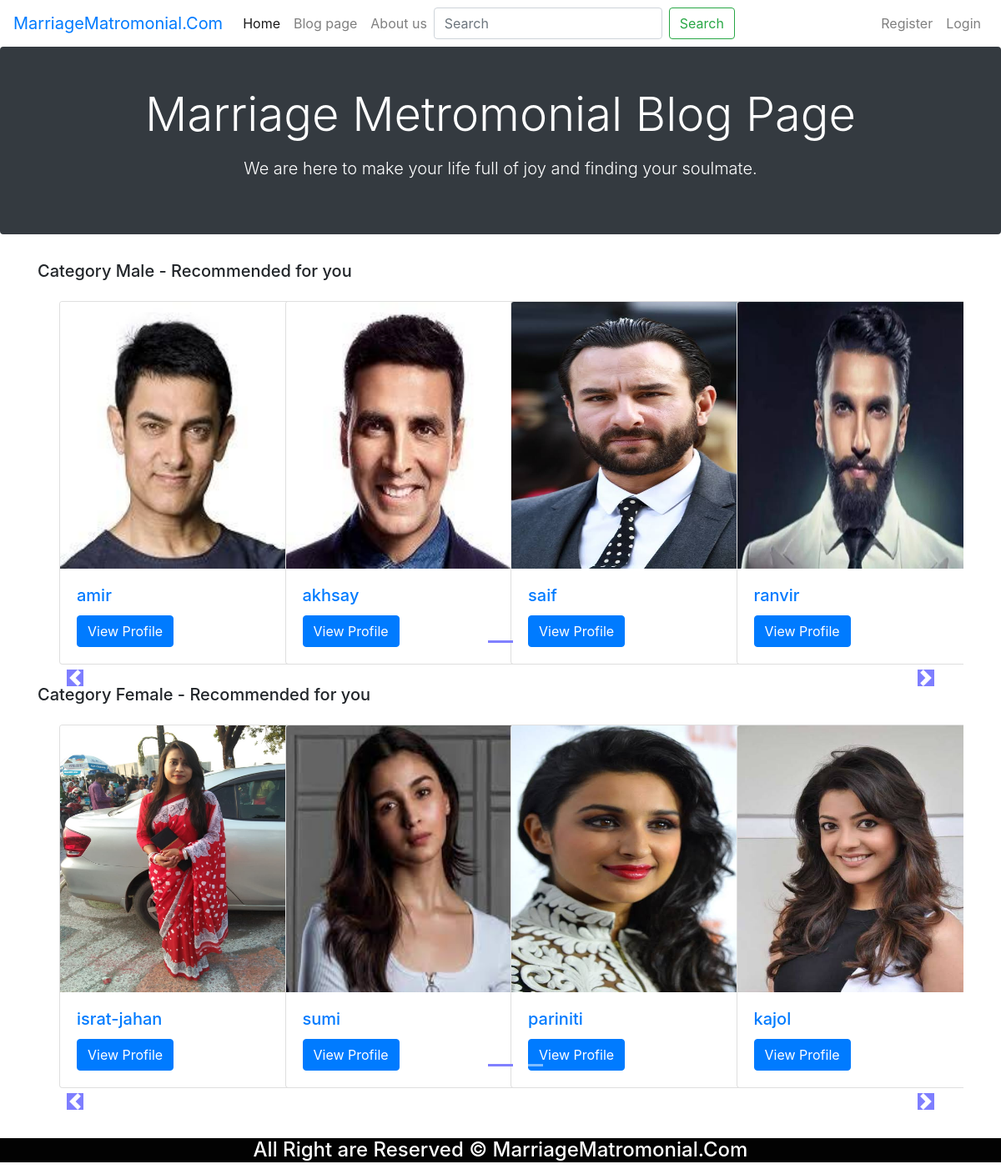
Screenshot of /blog/ with the database file from the repository.
### accounts/models.py (models this page shows, shortened)
class CompletedRegister(models.Model):
    user = models.OneToOneField(User, on_delete=models.PROTECT, default=None)
    nationalID=models.IntegerField(blank=False)
    gender = models.CharField(max_length=20,blank=False)
    phone=models.IntegerField(blank=False)
    birth=models.CharField(max_length=20,blank=False)
    maritalStatus = models.CharField(max_length=30,blank=False)
    Children=models.IntegerField(blank=False,default=0)
    height=models.FloatField(blank=False,default=0.0)
    bodyType=models.CharField(max_length=35,blank=False)
    Complexion=models.CharField(max_length=30,blank=False)
    blodGroup=models.CharField(max_length=35,blank=False)
    religon=models.CharField(max_length=35,blank=False)
    mothertongue=models.CharField(max_length=35,blank=False)
    familyvalue=models.CharField(max_length=35,blank=False)
    father=models.CharField(max_length=35,blank=False)
    mother=models.CharField(max_length=35,blank=False)
    sister=models.IntegerField(blank=False,default=0)
    brother=models.IntegerField(blank=False,default=0)
    education = models.CharField(max_length=50, blank=False)
    universitycollege=models.CharField(max_length=100,blank=False,default="Null")
    profession=models.CharField(max_length=100,blank=False,default="Null")
    designation=models.CharField(max_length=100,blank=False,default="Null")
    currentlivingcourtry=models.CharField(max_length=100,blank=False)
    currentlivingcity=models.CharField(max_length=100,blank=False)
    currentlivingarea=models.CharField(max_length=100,blank=False)
    residentialstatus = models.CharField(max_length=35, blank=False)
    homecountry = models.CharField(max_length=100, blank=False)
    homedistrict = models.CharField(max_length=100, blank=False)
    aboutyou=models.TextField(max_length=300,blank=False)
    aboutfamily=models.TextField(max_length=300,blank=False)
    preferredage=models.CharField(max_length=35, blank=False)
    preferredmarrige=models.CharField(max_length=35, blank=False)
    patnerreligon=models.CharField(max_length=35,blank=False)
    patnerhomecountry=models.CharField(max_length=30,blank=False)
    patnercurrentliving=models.CharField(max_length=30,blank=False)
    patnereducation=models.CharField(max_length=50, blank=False)
    patnerprofession = models.CharField(max_length=50, blank=False)
    aboutpatner = models.TextField(max_length=300, blank=False)
    website = models.URLField(default='http://www.facebook.com/')
    thumb = models.ImageField(upload_to='profile_image', blank=False, default='default.jpg',)

### blog/views.py (the view)
# urls.py: path('',views.Bhome,name="BlogHome"),
def Bhome(request):
    task=CompletedRegister.objects.all()
    n = len(task)
    nSlides = n // 4 + ceil((n / 4) - (n // 4))
    params = {'no_of_slides': nSlides, 'range': range(1, nSlides), 'product': task}
    allProds = []
    genders=CompletedRegister.objects.values('gender','id')
    cats={item['gender'] for item in genders}
    for cat in cats:
        prod=CompletedRegister.objects.filter(gender=cat)
        n=len(prod)
        nSlides = n // 4 + ceil((n / 4) - (n // 4))
        allProds.append([prod, range(1, nSlides), nSlides])
    params = {'allProds': allProds}
    return render(request,'BT/bloghome.html',params)

### blog/templates/BT/bloghome.html (shortened to what this page needs)
{% extends 'base1.html'%}
{% load static %}
{% block content%}
<div class="jumbotron p-4 p-md-5 text-white rounded bg-dark">
    <div class="col-md-12 px-0">
      <h2 class="display-4 text-center">Marriage Metromonial Blog Page</h2>
      <p class="lead my-3 text-center">We are here to make your life full of joy and finding your soulmate.</p>
    </div>
  </div>
<div class="container" style="margin-bottom:60px;">
    {% for product, range, nSlides in allProds %}
    <h5 class="my-4 mb-4">Category {{product.0.gender}} - Recommended for you</h5>
<div id="demo{{forloop.counter}}" class="carousel slide my-3" data-ride="carousel">
    <ul class="carousel-indicators">
      <li data-target="#demo{{forloop.counter}}" data-slide-to="0" class="active"></li>
          {% for i in range %}
              <li data-target="#demo{{forloop.parentloop.counter}}" data-slide-to="{{i}}" ></li>
          {% endfor %}
    </ul>
    <div class="container carousel-inner no-padding">
      <div class="carousel-item active">
          {% for i in product|slice:"0:"%}
        <div class="col-xs-3 col-sm-3 col-md-3">
          <div class="card" style="width: 18rem;">
            <img src="{{i.thumb.url}}" style="height:20rem"class="card-img-top" alt="...">
                <div class="card-body">
                <h5 class="card-title text-primary">{{i.user}}</h5>
                <a href="#" class="btn btn-primary">View Profile</a>
            </div>
          </div>
        </div>
         {% if forloop.counter|divisibleby:4 and forloop.counter > 0 and not forloop.last %}
             </div><div class="carousel-item">
         {% endif %}
         {% endfor %}
      </div>
    </div>
</div>
    <a class="carousel-control-prev" href="#demo{{forloop.counter}}" data-slide="prev">
        <span class="carousel-control-prev-icon"></span>
    </a>
    <a class="carousel-control-next" href="#demo{{forloop.counter}}" data-slide="next">
        <span class="carousel-control-next-icon"></span>
    </a>
 {% endfor %}
</div>
{% endblock %}

### templates/base1.html (shortened to what this page needs)
<!DOCTYPE html>
{% load staticfiles %}
{% load static %}
<html lang="en">
<head>
    <link rel="stylesheet" href="{% static 'css/style1.css' %}">
    <link rel="stylesheet" href="{% static 'css/bootstrap.min.css' %}">
    <link rel="stylesheet" href="{% static 'owl/OwlCarousel2-2.3.4\dist\assets\owl.carousel.css' %}">
    <link rel="stylesheet" href="{% static 'owl/OwlCarousel2-2.3.4\dist\assets\owl.theme.default.min.css' %}">
</head>
<body>
<nav class="navbar navbar-expand-lg navbar-light">
  <div class="collapse navbar-collapse" id="navbarTogglerDemo01">
    <a class="navbar-brand text-primary" href="#">MarriageMatromonial.Com</a>
    <ul class="navbar-nav mr-auto mt-2 mt-lg-0">
      <li class="nav-item active">
        <a class="nav-link" href="{% url 'Homepage'%}">Home <span class="sr-only">(current)</span></a>
      </li>
      <li class="nav-item">
        <a class="nav-link" href="{% url 'BlogHome' %}">Blog page</a>
      </li>
        <li class="nav-item">
        <a class="nav-link" href="{% url 'aboutus'%}">About us</a>
      </li>
        <form class="form-inline my-2 my-lg-0">
      <input class="form-control mr-sm-2" type="search" placeholder="Search" aria-label="Search">
      <button class="btn btn-outline-success my-2 my-sm-0" type="submit">Search</button>
    </form>
    </ul>
      <ul class="navbar-nav my-2 my-lg-0">
              {% if user.is_authenticated %}
      <li class="nav-item dropdown">
        <a class="nav-link dropdown-toggle" href="#" id="navbarDropdown" role="button" data-toggle="dropdown" aria-haspopup="true" aria-expanded="false">
          {{user.username}}<img src="{% static 'logo/user.png' %}">
        </a>
         <div class="dropdown-menu" aria-labelledby="navbarDropdown" >
                    <a class="dropdown-item" href="{% url 'Dashbord'%}">Dashbord</a>
                  <div class="dropdown-divider"></div>
                  <a class="dropdown-item" href="{% url 'Logout' %}">Logout</a>
                </div>
      </li>
               {% else %}
              <li class="nav-item">
                <a class="nav-link" href="{% url 'Register'%}">Register</a>
              </li>
              <li class="nav-item">
                <a class="nav-link" href="{% url 'Login' %}">Login</a>
              </li>
              {% endif %}
    </ul>
  </div>
</nav>
    {% block content %}
    {% endblock%}
    <div id="footer">
           <h4>All Right are Reserved &copy;  MarriageMatromonial.Com</h4>
    </div>
</body>
</html>

### static/css/style1.css (style rules this page uses)
#footer { background-color: #020202; width: 100%; height: auto; }
#footer,h4 { color:white; text-align: center; }

### blog/templates/BT/bloghome.html (style rules this page uses)
.col-md-3 { display: inline-block; margin-left:-4px; }
.carousel-indicators .active { background-color: blue; position: fixed; }
.col-md-3 img { width:100%; height:auto; }
body .carousel-indicators { bottom: 0; }
body .carousel-control-prev-icon, body .carousel-control-next-icon { background-color: blue; position: inherit; }
.carousel-control-prev, .carousel-control-next { top: auto; bottom: auto; }
body .no-padding { padding-left: 0, padding-right: 0; }

### rows the page displays
CompletedRegister: gender "Male", thumb (picture), user "amir"
CompletedRegister: thumb (picture), user "akhsay"
CompletedRegister: thumb (picture), user "saif"
CompletedRegister: thumb (picture), user "ranvir"
CompletedRegister: gender "Female", thumb (picture), user "israt-jahan"
CompletedRegister: thumb (picture), user "sumi"
CompletedRegister: thumb (picture), user "pariniti"
CompletedRegister: thumb (picture), user "kajol"
